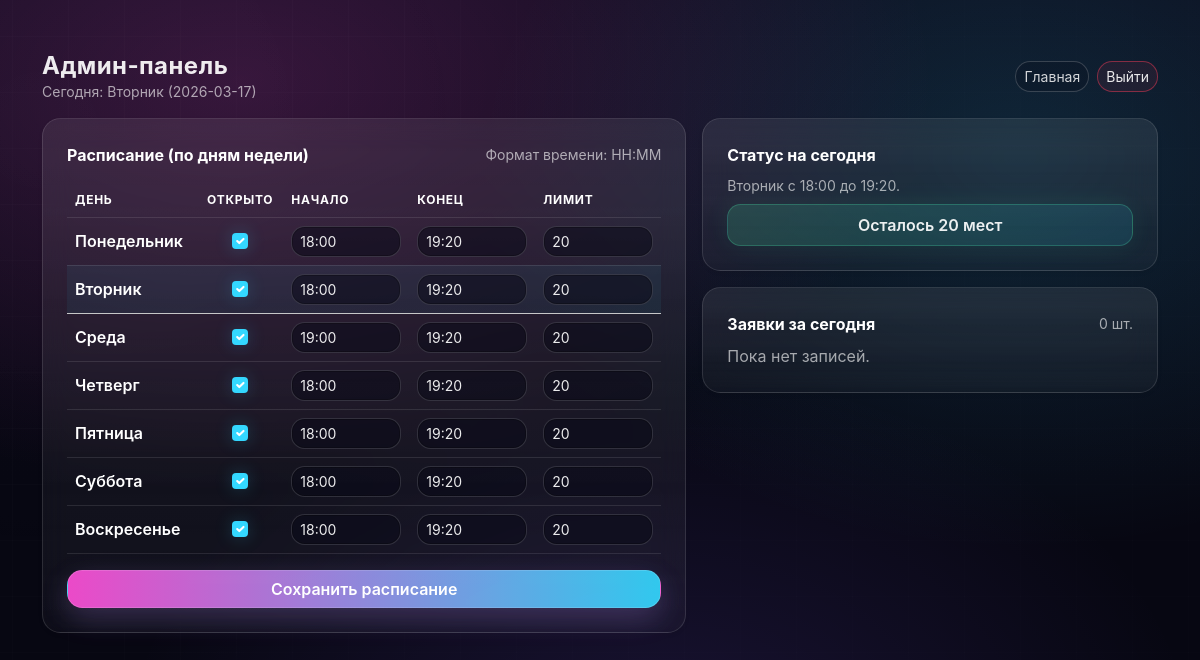
/admin/ (signed in), run on the app's committed database.
### tables this page shows
CREATE TABLE schedule (
  weekday INTEGER PRIMARY KEY CHECK(weekday BETWEEN 0 AND 6),
  is_open INTEGER NOT NULL DEFAULT 1 CHECK(is_open IN (0, 1)),
  start_time TEXT NOT NULL DEFAULT '18:00',
  end_time TEXT NOT NULL DEFAULT '19:20',
  max_seats INTEGER NOT NULL DEFAULT 20 CHECK(max_seats >= 0)
);

### app.py (the view)
    @app.route("/admin/", methods=["GET"])
    @admin_required
    def admin_dashboard():
        today = date.today()
        weekday = today.weekday()
        schedules = [row_to_schedule(r) for r in query_all("SELECT * FROM schedule ORDER BY weekday;")]
        today_schedule = get_schedule(weekday)
        today_bookings = query_all(
            "SELECT * FROM bookings WHERE booking_date = ? ORDER BY id DESC;",
            (today.isoformat(),),
        )
        seats_left = get_seats_left(today, today_schedule.max_seats) if today_schedule.is_open else 0
        return render_template(
            "admin.html",
            schedules=schedules,
            weekday_today=weekday,
            weekday_today_name=WEEKDAYS_RU.get(weekday, str(weekday)),
            seats_left=seats_left,
            today_schedule=today_schedule,
            today_bookings=today_bookings,
            today_date=today.isoformat(),
            weekdays_ru=WEEKDAYS_RU,
        )

### app.py (called while the page is built)
def admin_required(fn: Callable[..., R]) -> Callable[..., R]:
    @wraps(fn)
    def wrapper(*args, **kwargs):  # type: ignore[no-untyped-def]
        if not session.get("is_admin"):
            return redirect(url_for("admin_login"))
        return fn(*args, **kwargs)
    return wrapper

def row_to_schedule(row) -> Schedule:  # sqlite3.Row
    return Schedule(
        weekday=int(row["weekday"]),
        is_open=bool(row["is_open"]),
        start_time=str(row["start_time"]),
        end_time=str(row["end_time"]),
        max_seats=int(row["max_seats"]),
    )

def get_schedule(weekday: int) -> Schedule:
    row = query_one("SELECT * FROM schedule WHERE weekday = ?;", (weekday,))
    if row is None:
        return Schedule(weekday=weekday, is_open=True, start_time="18:00", end_time="19:20", max_seats=20)
    return row_to_schedule(row)

def get_seats_left(day: date, max_seats: int) -> int:
    row = query_one("SELECT COUNT(*) AS c FROM bookings WHERE booking_date = ?;", (day.isoformat(),))
    taken = int(row["c"]) if row else 0
    return max(0, max_seats - taken)

def cleanup_old_bookings() -> None:
    today = date.today().isoformat()
    db = get_db()
    db.execute("DELETE FROM bookings WHERE booking_date < ?;", (today,))
    db.commit()

### db.py (called while the page is built)
def _db_config() -> DbConfig:
    db_path = os.environ.get("APP_DB_PATH", "").strip()
    if db_path:
        return DbConfig(path=Path(db_path))
    return DbConfig(path=Path("data") / "app.db")

def get_db() -> sqlite3.Connection:
    if "db" not in g:
        cfg = _db_config()
        cfg.path.parent.mkdir(parents=True, exist_ok=True)
        conn = sqlite3.connect(cfg.path, detect_types=sqlite3.PARSE_DECLTYPES)
        conn.row_factory = sqlite3.Row
        conn.execute("PRAGMA foreign_keys = ON;")
        g.db = conn
    return g.db

def query_one(sql: str, params: Iterable[Any] = ()) -> sqlite3.Row | None:
    return get_db().execute(sql, tuple(params)).fetchone()

def query_all(sql: str, params: Iterable[Any] = ()) -> list[sqlite3.Row]:
    return get_db().execute(sql, tuple(params)).fetchall()

### templates/admin.html (shortened to what this page needs)
{% extends "base.html" %}
{% block content %}
  <div class="container">
    <div class="d-flex align-items-center justify-content-between flex-wrap gap-2 mb-3">
      <div>
        <h1 class="h4 fw-bold mb-0">Админ‑панель</h1>
        <div class="text-muted small">Сегодня: {{ weekday_today_name }} ({{ today_date }})</div>
      </div>
      <div class="d-flex gap-2">
        <a class="btn btn-outline-secondary btn-sm" href="{{ url_for('index') }}">Главная</a>
        <form method="post" action="{{ url_for('admin_logout') }}">
          <button class="btn btn-outline-danger btn-sm" type="submit">Выйти</button>
        </form>
      </div>
    </div>
    <div class="row g-3">
      <div class="col-12 col-lg-7">
        <div class="card shadow-sm border-0 rounded-4">
          <div class="card-body p-4">
            <div class="d-flex align-items-center justify-content-between flex-wrap gap-2 mb-3">
              <div class="fw-bold accent-title">Расписание (по дням недели)</div>
              <div class="text-muted small">Формат времени: HH:MM</div>
            </div>
            <form method="post" action="{{ url_for('admin_update_schedule') }}">
              <div class="table-responsive">
                <table class="table align-middle">
                  <thead>
                    <tr class="text-muted small">
                      <th class="accent-title">День</th>
                      <th class="text-center accent-title">Открыто</th>
                      <th class="accent-title">Начало</th>
                      <th class="accent-title">Конец</th>
                      <th class="accent-title">Лимит</th>
                    </tr>
                  </thead>
                  <tbody>
                    {% for s in schedules %}
                      <tr {% if s.weekday == weekday_today %}class="table-light"{% endif %}>
                        <td class="fw-semibold accent-title">{{ weekdays_ru[s.weekday] }}</td>
                        <td class="text-center">
                          <input class="form-check-input" type="checkbox" name="is_open_{{ s.weekday }}" {% if s.is_open %}checked{% endif %} />
                        </td>
                        <td style="max-width: 120px;">
                          <input class="form-control form-control-sm" name="start_time_{{ s.weekday }}" value="{{ s.start_time }}" />
                        </td>
                        <td style="max-width: 120px;">
                          <input class="form-control form-control-sm" name="end_time_{{ s.weekday }}" value="{{ s.end_time }}" />
                        </td>
                        <td style="max-width: 120px;">
                          <input class="form-control form-control-sm" name="max_seats_{{ s.weekday }}" value="{{ s.max_seats }}" inputmode="numeric" />
                        </td>
                      </tr>
                    {% endfor %}
                  </tbody>
                </table>
              </div>
              <button class="btn btn-primary w-100 fw-semibold" type="submit">Сохранить расписание</button>
            </form>
          </div>
        </div>
      </div>
      <div class="col-12 col-lg-5">
        <div class="card shadow-sm border-0 rounded-4 mb-3">
          <div class="card-body p-4">
            <div class="fw-bold mb-2 accent-title">Статус на сегодня</div>
            {% if today_schedule.is_open %}
              <div class="text-muted small mb-2">{{ weekday_today_name }} с {{ today_schedule.start_time }} до {{ today_schedule.end_time }}.</div>
              {% if seats_left > 0 %}
                <div class="alert alert-success text-center fw-semibold py-2 mb-0">Осталось {{ seats_left }} мест</div>
              {% else %}
                <div class="alert alert-danger text-center fw-semibold py-2 mb-0">Мест больше нет</div>
              {% endif %}
            {% else %}
              <div class="alert alert-secondary text-center fw-semibold py-2 mb-0">Запись закрыта</div>
            {% endif %}
          </div>
        </div>
        <div class="card shadow-sm border-0 rounded-4">
          <div class="card-body p-4">
            <div class="d-flex align-items-center justify-content-between flex-wrap gap-2 mb-2">
              <div class="fw-bold accent-title">Заявки за сегодня</div>
              <div class="text-muted small">{{ today_bookings|length }} шт.</div>
            </div>
            {% if today_bookings|length == 0 %}
              <div class="text-muted">Пока нет записей.</div>
            {% endif %}
          </div>
        </div>
      </div>
    </div>
  </div>
{% endblock %}

### templates/base.html (shortened to what this page needs)
<!doctype html>
<html lang="ru">
  <head>
    <link href="https://cdn.jsdelivr.net/npm/bootstrap@5.3.3/dist/css/bootstrap.min.css" rel="stylesheet" />
    <link href="{{ url_for('static', filename='styles.css') }}" rel="stylesheet" />
  </head>
  <body class="bg-light">
    <main class="py-5">
      {% block content %}{% endblock %}
    </main>
  </body>
</html>

### data on the page
schedule: weekdays_ru "Понедельник", is_open "☑", start_time "18:00", end_time "19:20", max_seats "20"
schedule: weekdays_ru "Вторник", is_open "☑", start_time "18:00", end_time "19:20", max_seats "20"
schedule: weekdays_ru "Среда", is_open "☑", start_time "19:00", end_time "19:20", max_seats "20"
schedule: weekdays_ru "Четверг", is_open "☑", start_time "18:00", end_time "19:20", max_seats "20"
schedule: weekdays_ru "Пятница", is_open "☑", start_time "18:00", end_time "19:20", max_seats "20"
schedule: weekdays_ru "Суббота", is_open "☑", start_time "18:00", end_time "19:20", max_seats "20"
schedule: weekdays_ru "Воскресенье", is_open "☑", start_time "18:00", end_time "19:20", max_seats "20"

### other printed values
{{ weekday_today_name }} "Вторник"
{{ seats_left }} "20"
{{ today_bookings|length }} "0"
